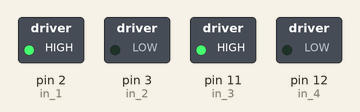
A sketch run on a simulated Arduino Uno, built with avr-gcc and run on an emulated ATmega328P. Parts: switched loads named in the sketch (green lamp = pin HIGH).

Above: at 0.1 s.
Timing chart, 0 to 1.6 s (numbered marks = the images above):
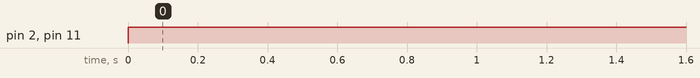

Measured:
- by itself, pin 2 (in_1), pin 11 (in_3): LOW → HIGH at 0.00 s

The sketch:

motor.ino
```cpp
const int in_1 = 2 ;
const int in_2 = 3 ;
const int in_3 = 11 ;
const int in_4 = 12 ;


void setup()
{
pinMode(in_1,OUTPUT) ;
pinMode(in_2,OUTPUT) ;
pinMode(in_3,OUTPUT) ;
pinMode(in_4,OUTPUT) ;
}

void loop()
{

digitalWrite(in_1,HIGH) ;
digitalWrite(in_2,LOW) ;
digitalWrite(in_3,HIGH) ;
digitalWrite(in_4,LOW) ;

}
```
